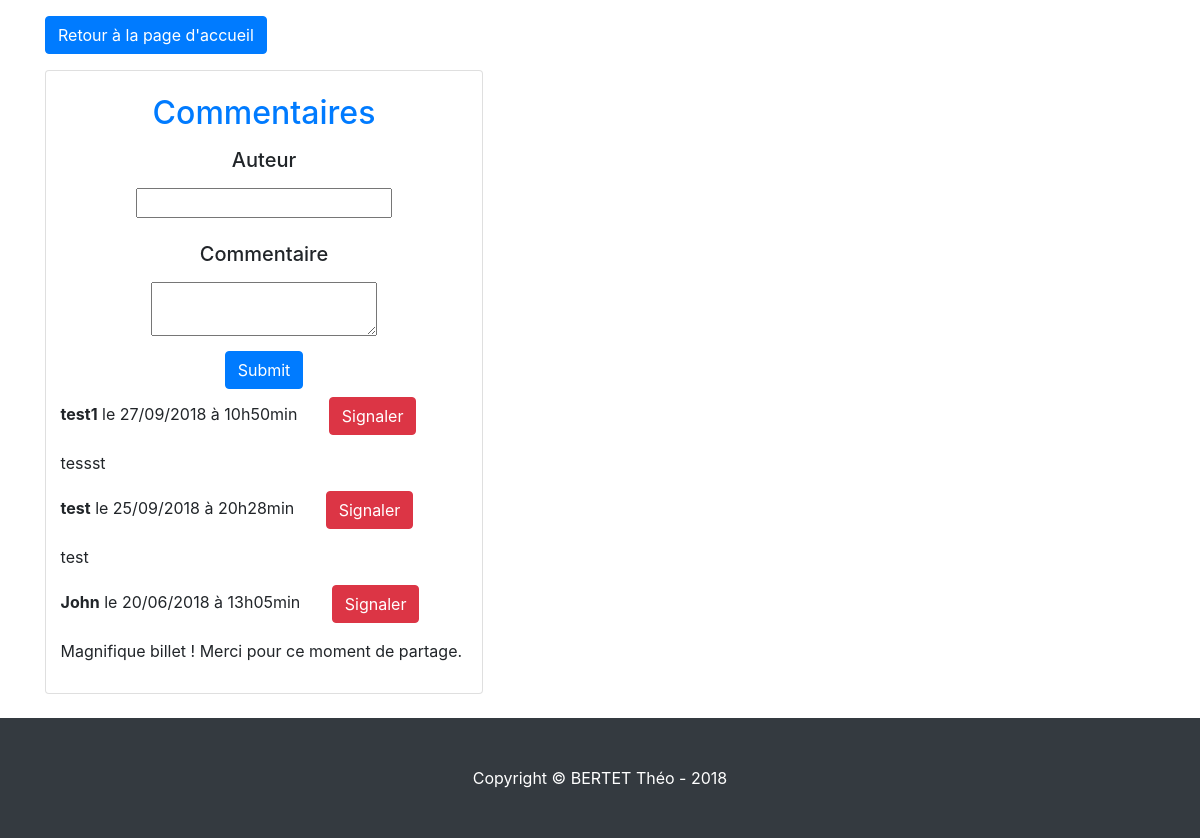
Page /index.php?action=post&id=62 (lower part) on the earlier database version.
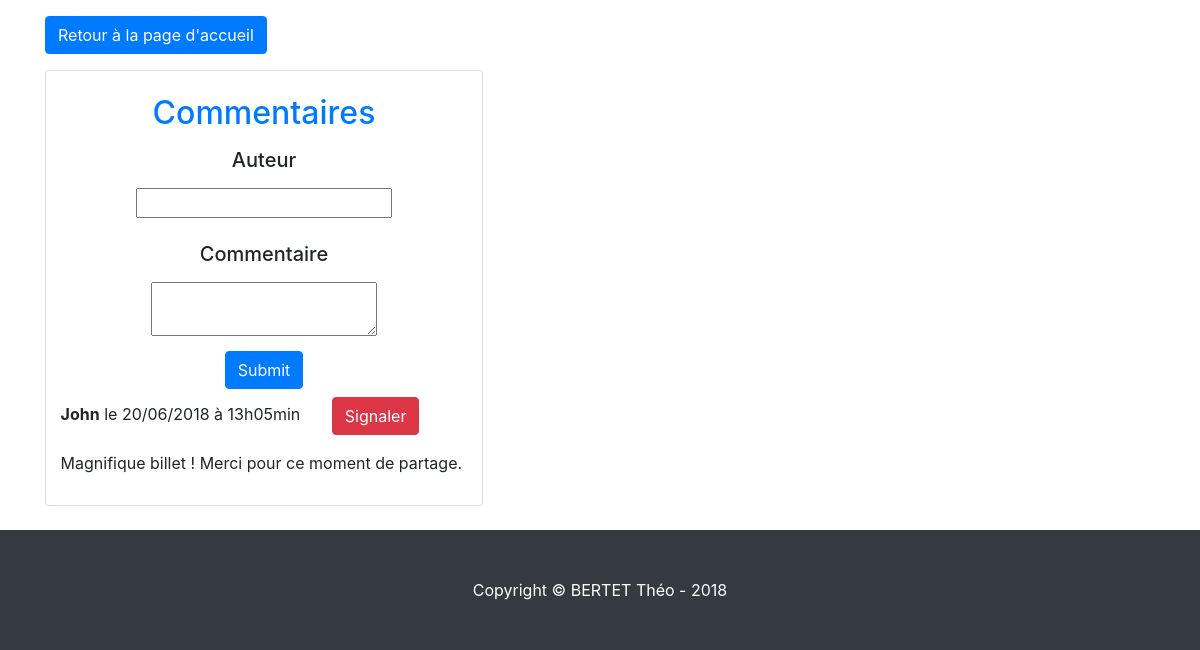
Same page on the later database version.
### tables this page shows
CREATE TABLE IF NOT EXISTS `comments` (
  `id` int(11) NOT NULL AUTO_INCREMENT,
  `post_id` int(11) NOT NULL,
  `author` varchar(255) NOT NULL,
  `comment` text NOT NULL,
  `comment_date` datetime NOT NULL,
  PRIMARY KEY (`id`),
  KEY `post_id` (`post_id`)
);

### controller/frontend.php (called while the page is built, shortened)
<?php
require_once('model/PostManager.php');
require_once('model/CommentManager.php');
    function post()
    {
        $postManager = new PostManager();
        $commentManager = new CommentManager();
        $post = $postManager->getPost($_GET['id']);
        $comments = $commentManager->getComments($_GET['id']);
        require('view/frontend/postView.php');
    }

### model/PostManager.php (called while the page is built, shortened)
<?php
require_once('model/Posts.php');
require_once('model/Comments.php');
class PostManager extends Manager
{
    public function getPost($postId)
    {
        $db = $this->dbConnect();
        $req = $db->prepare("SELECT id, title, content, DATE_FORMAT(creation_date, '%d/%m/%Y à %Hh%imin%ss') AS creation_date_fr FROM posts WHERE id = ?");
        $req->execute(array($postId));
        $posts = $req->fetch();
        $postModel = new Posts();
        $postModel->hydrate($posts);
        return $postModel;
    }
}

### model/Posts.php (called while the page is built, shortened)
<?php
class Posts
{
  private $_id;
  public function hydrate(array $donnees)
  {
    foreach ($donnees as $key => $value)
    {
      $method = 'set'.ucfirst($key);
    }
  }
 function id() { return $this->_id; }
 function setId($id)
  {
    $this->_id = (int) $id;
  }
}

### model/CommentManager.php (called while the page is built, shortened)
<?php
require_once('model/Comments.php');
class CommentManager extends Manager
{
    public function getComments($postId)
    {
        $db = $this->dbConnect();
        $comments = $db->prepare("SELECT id, author, comment, DATE_FORMAT(comment_date, '%d/%m/%Y à %Hh%imin') AS commentDate_fr FROM comments WHERE post_id = ? ORDER BY comment_date DESC");
        $comments->execute(array($postId));
        $posts=array();
        while($dbComment=$comments->fetch()){
          $CommentsModel = new Comments();
          $CommentsModel->hydrate($dbComment);
          $posts[]=$CommentsModel;
        }
        return $posts;
    }
}

### model/Comments.php (called while the page is built, shortened)
<?php class Comments
{
  private $_id;
  private $_author;
  private $_comment;
  private $_commentDate_fr;
  public function hydrate(array $donnees)
  {
    foreach ($donnees as $key => $value)
    {
      $method = 'set'.ucfirst($key);
    }
  }
  function id() { return $this->_id; }
  function author() { return $this->_author; }
  function comment() { return $this->_comment; }
  function commentDate_fr() { return $this->_commentDate_fr; }
  function setId($id)
  {
    $this->_id = (int) $id;
  }
  function setAuthor($author)
  {
    if (is_string($author) && strlen($author) <= 50)
    {
      $this->_author = $author;
    }
  }
  function setComment($comment)
  {
    $this->_comment = $comment;
  }
  function setCommentDate_fr($commentDate_fr)
  {
    $this->_commentDate_fr = $commentDate_fr;
  }
}

### view/frontend/postView.php (the view, shortened to what this page needs)
<div class="container">
  <div class="row">
          <div class="col-md-8">
          <p><a href="index.php"class="btn btn-primary " > Retour à la page d'accueil</a></p>
              <div class="card mb-4 text-justify" style="width:60%; padding:2%;">
                <h2 class="news text-center text-primary">Commentaires</h2>
              <form class="text-center" action="index.php?action=addComment&amp;id=<?= $post->id() ?>" method="post">
                <div>
                    <label for="author"><h5>Auteur</h5></label><br />
                    <input type="text" id="author" name="author" />
                </div>
                <div>
                    <label for="comment"><h5>Commentaire</h5></label><br />
                    <textarea id="comment" name="comment"></textarea>
                </div>
                <div style="padding:2%";>
                    <input type="submit" class="btn btn-primary" />
                </div>
            </form>
            <?php
            foreach($comments as $reponse)
            {?>
                <p><strong><?= htmlspecialchars($reponse->author());?></strong> le <?= $reponse->CommentDate_fr();?> &nbsp; &nbsp; &nbsp; <?php echo '<a class="btn btn-danger" href="./index.php?action=reportcom&amp;id='.$reponse->id().'&amp;postID='.$post->id().'">Signaler</a>'?></p>
                <p><?= nl2br(htmlspecialchars($reponse->comment()))?></p>
            <?php
            }
            ?>
        </div>
    </div>
  </div>
</div>
<footer class="py-5 bg-dark">
  <div class="container">
    <p class="m-0 text-center text-white">Copyright &copy; BERTET Théo - 2018</p>
  </div>
</footer>
</body>
</html>
<?php require('template.php'); ?>

Differences in the rows shown:
removed comments: author "test1", CommentDate_fr "27/09/2018 à 10h50min", comment "tessst"
removed comments: author "test", CommentDate_fr "25/09/2018 à 20h28min", comment "test"
